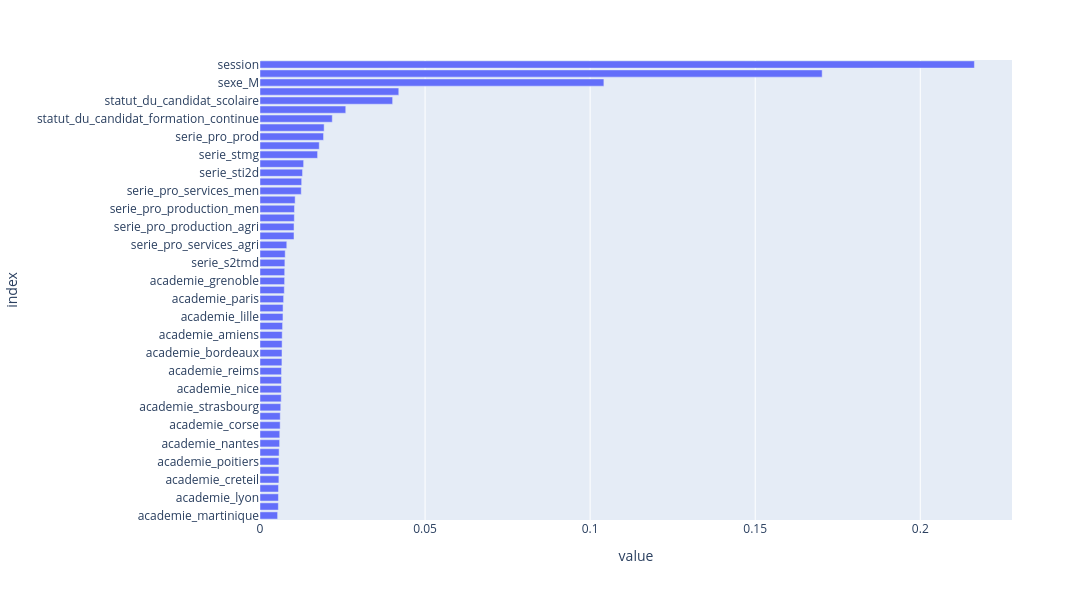

Write notebook code for a chart like this one.
### Markdown cell above
Mise en forme graphique des coefficients

### Code cell
fig_feature = px.bar(feature_importance, orientation="h")
fig_feature.update_layout(showlegend=False, margin={"l": 120})
fig_feature.update_layout(autosize=False, width=1200, height=600)
fig_feature.show()

### Figure 1 — Plotly figure (JSON) as saved in the notebook; plotly's stock layout.template omitted (floating-point values rounded to 4 significant figures)
{"data": [{"hovertemplate": "variable=feature_importances<br>value=%{x}<br>index=%{y}<extra></extra>", "legendgroup": "feature_importances", "marker": {"color": "#636efa", "pattern": {"shape": ""}}, "name": "feature_importances", "orientation": "h", "showlegend": true, "textposition": "auto", "type": "bar", "x": [0.005337, 0.00556, 0.005587, 0.005598, 0.005722, 0.005728, 0.005737, 0.005792, 0.005942, 0.005988, 0.006108, 0.006132, 0.006284, 0.006433, 0.00646, 0.006503, 0.006518, 0.006641, 0.006664, 0.006698, 0.006721, 0.006836, 0.006957, 0.006985, 0.007154, 0.007361, 0.007458, 0.007486, 0.00754, 0.007635, 0.008112, 0.0103, 0.01031, 0.0104, 0.01044, 0.01065, 0.0125, 0.01262, 0.01289, 0.01322, 0.01745, 0.01795, 0.01925, 0.01942, 0.02189, 0.02598, 0.04018, 0.04204, 0.1042, 0.1703, 0.2164], "xaxis": "x", "y": ["academie_martinique", "academie_clermont-ferrand", "academie_lyon", "academie_mayotte", "academie_creteil", "academie_guyane", "academie_poitiers", "academie_rennes", "academie_nantes", "academie_limoges", "academie_corse", "academie_nancy-metz", "academie_strasbourg", "academie_orleans-tours", "academie_nice", "academie_la_reunion", "academie_reims", "academie_normandie", "academie_bordeaux", "academie_toulouse", "academie_amiens", "academie_dijon", "academie_lille", "academie_versailles", "academie_paris", "academie_besancon", "academie_grenoble", "academie_guadeloupe", "serie_s2tmd", "academie_montpellier", "serie_pro_services_agri", "serie_generale", "serie_pro_production_agri", "serie_std2a", "serie_pro_production_men", "serie_sthr", "serie_pro_services_men", "serie_stav", "serie_sti2d", "serie_stl", "serie_stmg", "serie_st2s", "serie_pro_prod", "serie_pro_serv", "statut_du_candidat_formation_continue", "statut_du_candidat_enseignement_a_distance", "statut_du_candidat_scolaire", "statut_du_candidat_individuel", "sexe_M", "taux_presence", "session"], "yaxis": "y"}], "layout": {"autosize": false, "barmode": "relative", "height": 600, "legend": {"title": {"text": "variable"}, "tracegroupgap": 0}, "margin": {"l": 120, "t": 60}, "showlegend": false, "width": 1200, "xaxis": {"anchor": "y", "domain": [0, 1], "title": {"text": "value"}}, "yaxis": {"anchor": "x", "domain": [0, 1], "title": {"text": "index"}}}}
